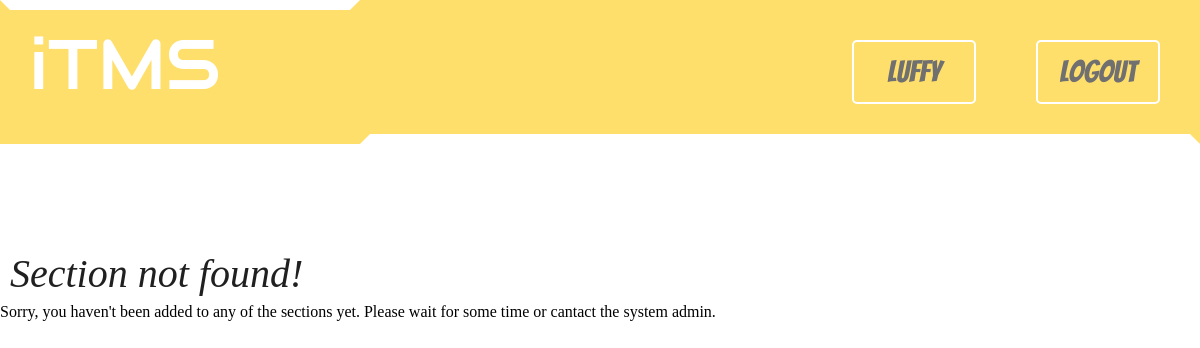
Page /sections/home/ (signed in) on the earlier database version.
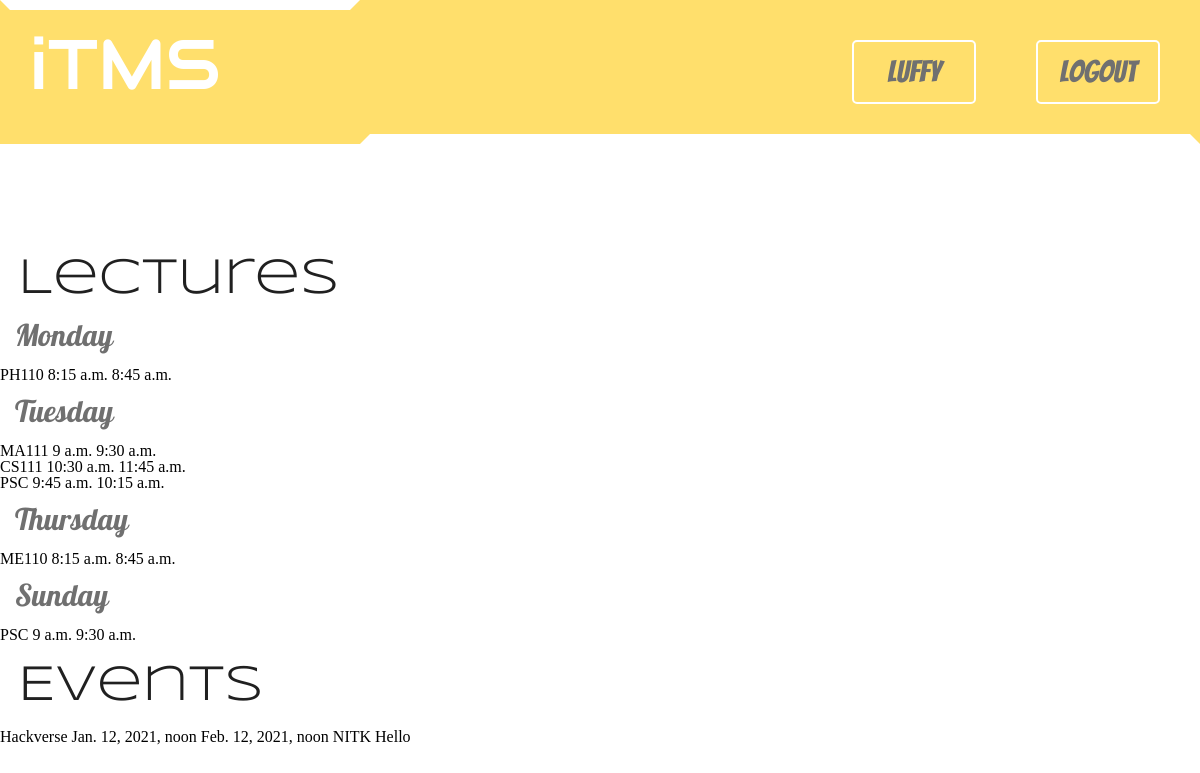
Same page on the later database version.
### accounts/models.py (models this page shows, shortened)
class Account(AbstractBaseUser):
    username = models.CharField(max_length=30, blank=False, null=False, unique=True)
    email = models.EmailField(unique=True)
    first_name = models.CharField(max_length=30, blank=False, null=False)
    last_name = models.CharField(max_length=30, blank=False, null=False)
    section = models.ForeignKey(Section, blank=True, null= True, on_delete=models.DO_NOTHING, related_name='students')
    is_cr = models.BooleanField(default=False, verbose_name="Is CR")
    created_at = models.DateTimeField(auto_now_add=True)
    updated_at = models.DateTimeField(auto_now=True)
    is_active = models.BooleanField(default=True)
    is_staff = models.BooleanField(default=True)
    is_admin = models.BooleanField(default=False)
    USERNAME_FIELD = 'username'
    REQUIRED_FIELDS = [
        'email',
        'first_name',
        'last_name',
    ]
    objects = AccountManager()

### lectures/models.py (models this page shows)
class Lecture(models.Model):
    id = models.AutoField(primary_key=True)
    subject = models.CharField(max_length=30, blank=False, null=False)
    starts_at = models.TimeField(blank=False, null=False)
    ends_at = models.TimeField(blank=False, null=False)
    day = models.CharField(max_length=10, choices=Days.choices)
    section = models.ForeignKey(Section, blank=False, null=False, on_delete=models.CASCADE, related_name='lectures')

### events/models.py (models this page shows)
class Event(models.Model):
    id = models.AutoField(primary_key=True)
    name = models.CharField(max_length=30, blank=False, null=False)
    starts_at = models.DateTimeField(blank=False, null=False)
    ends_at = models.DateTimeField(blank=False, null=False)
    venue = models.CharField(max_length=100, blank=False, null=False)
    desc = models.TextField(max_length=300, verbose_name="Description", blank=False, null=False)
    section = models.ForeignKey(Section, blank=False, null=True, on_delete=models.CASCADE, related_name='events')

### sections/views.py (the view)
# urls.py: url('home/', views.home, name='home_path'),
@login_required(login_url='accounts:login_path')
def home(request):
    section = request.user.section
    lectures = None
    events = None
    if section:
        events = section.events.order_by('starts_at')
        order = ['Monday', 'Tuesday', 'Wednesday', 'Thursday', 'Friday', 'Saturday', 'Sunday']
        qs = Lecture.objects.filter(section=section)
        lectures = sorted(qs, key=lambda l: order.index(l.day))
    return render(request, 'sections/home.html', {
        'section': section,
        'lectures': lectures,
        'events': events,
    })

### sections/templates/sections/home.html (shortened to what this page needs)
{% extends 'base_layout.html' %}
{% block body %}
    <h1>Routine</h1>
    {% if not section %}
        <h5>Section not found!</h5>
        <P>Sorry, you haven't been added to any of the sections yet. Please wait for some time or cantact the system admin.</P>
    {% else %}
        {% if lectures %}
            <h2>Lectures</h2>
            {% firstof "NULL" as day %}
            {% for lecture in lectures %}
                {% if day != lecture.day %}
                    {% firstof lecture.day as day %}
                    <h3>{{ day }}</h3>
                {% endif %}
                {{ lecture.subject }}
                {{ lecture.starts_at }}
                {{ lecture.ends_at }}
                <br>
            {% endfor %}
        {% endif %}
        {% if events %}
            <h2>Events</h2>
            {% for event in events %}
                {{ event.name }}
                {{ event.starts_at }}
                {{ event.ends_at }}
                {{ event.venue }}
                {{ event.desc }}
                <br>
            {% endfor %}
        {% endif %}
    {% endif %}
{% endblock %}

### templates/base_layout.html (shortened to what this page needs)
{% load static %}
<!DOCTYPE html>
<html lang="en">
    <head>
        <link rel="stylesheet" href="{% static 'css/main.css' %}">
    </head>
    <body>
        <header>
            <div class="logo">
                <a href="{% url 'landing_path' %}"><h1>iTMS</h1></a>
            </div>
            <nav>
                <ul>
                    {% if user.is_authenticated %}
                        <li class="info">{{ request.user.username }}</li>
                        <a href="{% url 'accounts:logout_path' %}"><li><span class="action">Logout</span></li></a>
                    {% else %}
                        <a href="{% url 'accounts:login_path' %}" class="login"><li><span class="action">Login</span></li></a>
                        <a href="{% url 'accounts:signup_path' %}" class="signup"><li><span class="action">Signup</span></li></a>
                    {% endif %}
                </ul>
            </nav>
        </header>
        {% block body %}
        {% endblock %}
    </body>
</html>

### assets/css/main.css (style rules this page uses)
html, body, div, span, applet, object, iframe, h1, h2, h3, h4, h5, h6, p, blockquote, pre, a, abbr, acronym, address, big, cite, code, del, dfn, em, img, ins, kbd, q, s, samp, small, strike, strong, sub, sup, tt, var, b, u, i, center, dl, dt, dd, ol, ul, li, fieldset, form, label, legend, table, caption, tbody, tfoot, thead, tr, th, td, article, aside, canvas, details, embed, figure, figcaption, footer, header, hgroup, menu, nav, output, ruby, section, summary, time, mark, audio, video { margin: 0; padding: 0; border: 0; font-size: 100%; font: inherit; vertical-align: baseline; }
article, aside, details, figcaption, figure, footer, header, hgroup, menu, nav, section { display: block; }
body { line-height: 1; }
ol, ul { list-style: none; }
a:link, a:visited { text-decoration: none; }
:root { --black: #202020; --dark-grey: #3f3f3f; --grey: #707070; --yellow: #ffdf6c; --white: #ffffff; }
h1 { font-family: Audiowide; font-size: 70px; margin: 20px; color: var(--white); }
h2 { font-family: Syncopate; font-size: 50px; margin: 18px; color: var(--black) }
h3 { font-family: Pattaya; margin: 15px; font-size: 30px; color: var(--grey); }
nav ul { display: flex; justify-content: center; align-items: center; }
nav li { display: block; padding: 15px 0; margin: 30px 30px; width: 300px; border: 2px solid var(--white); border-radius: 5px; font-family: Shadows; font-size: 20px; color: var(--grey); text-align: center; }
nav li .action { font-size: 30px; font-family: Bangers; }
header { background: var(--yellow); display: grid; grid-template-columns: 30vw 70vw; }
header nav { display: flex; justify-content: flex-end; border: 10px solid transparent; border-bottom-color: var(--white) }
header nav li { width: 120px; }
.logo { border: 10px solid transparent; border-top-color: var(--white) }
header li.info { font-size: 30px; font-family: Bangers; }

Differences in the rows shown:
added Lecture: day "Monday", subject "PH110", starts_at "8:15 a.m.", ends_at "8:45 a.m."
added Lecture: day "Tuesday", subject "MA111", starts_at "9 a.m.", ends_at "9:30 a.m."
added Lecture: subject "CS111", starts_at "10:30 a.m.", ends_at "11:45 a.m."
added Lecture: subject "PSC", starts_at "9:45 a.m.", ends_at "10:15 a.m."
added Lecture: day "Thursday", subject "ME110", starts_at "8:15 a.m.", ends_at "8:45 a.m."
added Lecture: day "Sunday", subject "PSC", starts_at "9 a.m.", ends_at "9:30 a.m."
added Event: name "Hackverse", starts_at "Jan. 12, 2021, noon", ends_at "Feb. 12, 2021, noon", venue "NITK", desc "Hello"
Other differences:
text no longer shown: "Section not found! Sorry, you haven't been added to any of the sections yet. Please wait for some time or cantact the system admin."
text now shown: "Lectures Events"
